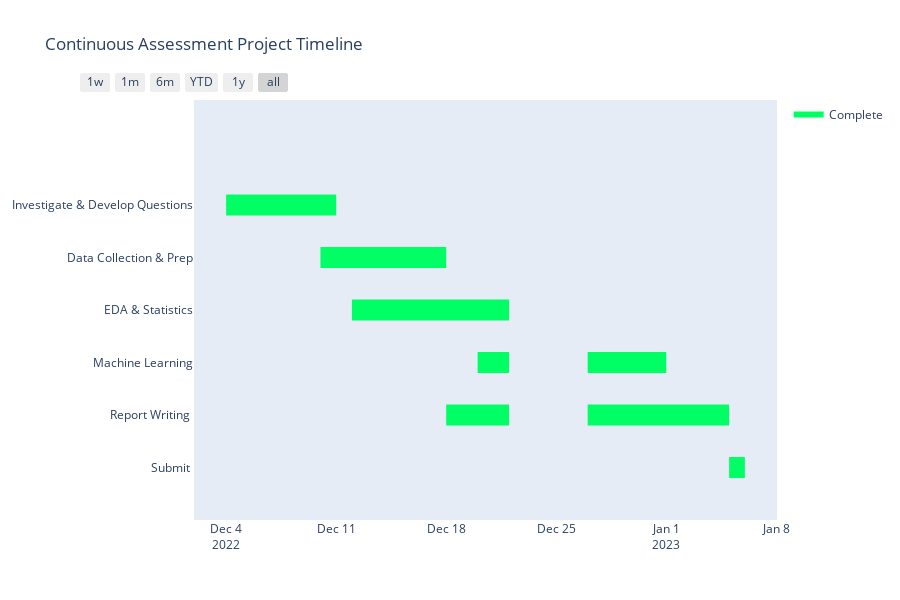

The notebook cell this image was saved under:
### Markdown cell above
Blue is the automatic colour for the graph. In order to track progress in real time, graph was recreated (below) using different colours representing progress through the project.

### Code cell
df = pd.DataFrame([
    dict(Task="Investigate & Develop Questions", Start='2022-12-04', Finish='2022-12-11', Resource='Complete'),
    dict(Task="Data Collection & Prep", Start='2022-12-10', Finish='2022-12-18',  Resource='Complete'),
    dict(Task="EDA & Statistics", Start='2022-12-12', Finish='2022-12-22',  Resource='Complete'),
    dict(Task="Machine Learning", Start='2022-12-20', Finish='2022-12-22',  Resource='Complete'),
    dict(Task="Machine Learning", Start='2022-12-27', Finish='2023-01-01',  Resource='Complete'),
    dict(Task="Report Writing ", Start='2022-12-18', Finish='2022-12-22',  Resource='Complete'),
    dict(Task="Report Writing ", Start='2022-12-27', Finish='2023-01-05',  Resource='Complete'),
    dict(Task="Submit ", Start='2023-01-05', Finish='2023-01-06',  Resource='Complete')
])

colors = {'Not Started': 'rgb(220, 0, 0)',
          'Incomplete': (1, 0.9, 0.16),
          'Complete': 'rgb(0, 255, 100)'}

fig = ff.create_gantt(df, colors=colors, index_col='Resource', show_colorbar=True,
                      title= "Continuous Assessment Project Timeline", group_tasks=True)
fig.show()

### Figure 1 — Plotly figure (JSON) as saved in the notebook; plotly's stock layout.template omitted (floating-point values rounded to 4 significant figures)
{"data": [{"fill": "toself", "fillcolor": "rgb(0, 255, 100)", "hoverinfo": "name", "legendgroup": "rgb(0, 255, 100)", "mode": "none", "name": "Complete", "type": "scatter", "x": ["2022-12-04", "2022-12-11", "2022-12-11", "2022-12-04", "2022-12-04", "2022-12-10", "2022-12-18", "2022-12-18", "2022-12-10", "2022-12-10", "2022-12-12", "2022-12-22", "2022-12-22", "2022-12-12", "2022-12-12", "2022-12-20", "2022-12-22", "2022-12-22", "2022-12-20", "2022-12-20", "2022-12-27", "2023-01-01", "2023-01-01", "2022-12-27", "2022-12-27", "2022-12-18", "2022-12-22", "2022-12-22", "2022-12-18", "2022-12-18", "2022-12-27", "2023-01-05", "2023-01-05", "2022-12-27", "2022-12-27", "2023-01-05", "2023-01-06", "2023-01-06", "2023-01-05"], "y": [4.8, 4.8, 5.2, 5.2, null, 3.8, 3.8, 4.2, 4.2, null, 2.8, 2.8, 3.2, 3.2, null, 1.8, 1.8, 2.2, 2.2, null, 1.8, 1.8, 2.2, 2.2, null, 0.8, 0.8, 1.2, 1.2, null, 0.8, 0.8, 1.2, 1.2, null, -0.2, -0.2, 0.2, 0.2]}, {"legendgroup": "rgb(0, 255, 100)", "marker": {"color": "rgb(0, 255, 100)", "opacity": 0, "size": 1}, "mode": "markers", "name": "", "showlegend": false, "text": [null, null, null, null, null, null, null, null, null, null, null, null, null, null, null, null], "type": "scatter", "x": ["2022-12-04", "2022-12-11", "2022-12-10", "2022-12-18", "2022-12-12", "2022-12-22", "2022-12-20", "2022-12-22", "2022-12-27", "2023-01-01", "2022-12-18", "2022-12-22", "2022-12-27", "2023-01-05", "2023-01-05", "2023-01-06"], "y": [5, 5, 4, 4, 3, 3, 2, 2, 2, 2, 1, 1, 1, 1, 0, 0]}], "layout": {"height": 600, "hovermode": "closest", "showlegend": true, "title": {"text": "Continuous Assessment Project Timeline"}, "xaxis": {"rangeselector": {"buttons": [{"count": 7, "label": "1w", "step": "day", "stepmode": "backward"}, {"count": 1, "label": "1m", "step": "month", "stepmode": "backward"}, {"count": 6, "label": "6m", "step": "month", "stepmode": "backward"}, {"count": 1, "label": "YTD", "step": "year", "stepmode": "todate"}, {"count": 1, "label": "1y", "step": "year", "stepmode": "backward"}, {"step": "all"}]}, "showgrid": false, "type": "date", "zeroline": false}, "yaxis": {"autorange": false, "range": [-1, 7], "showgrid": false, "ticktext": ["Submit ", "Report Writing ", "Machine Learning", "EDA & Statistics", "Data Collection & Prep", "Investigate & Develop Questions"], "tickvals": [0, 1, 2, 3, 4, 5], "zeroline": false}}}
